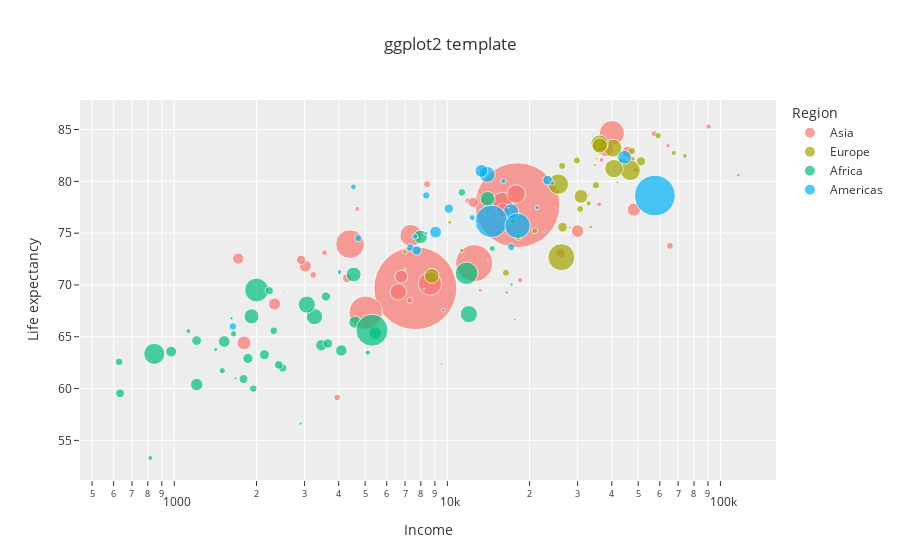
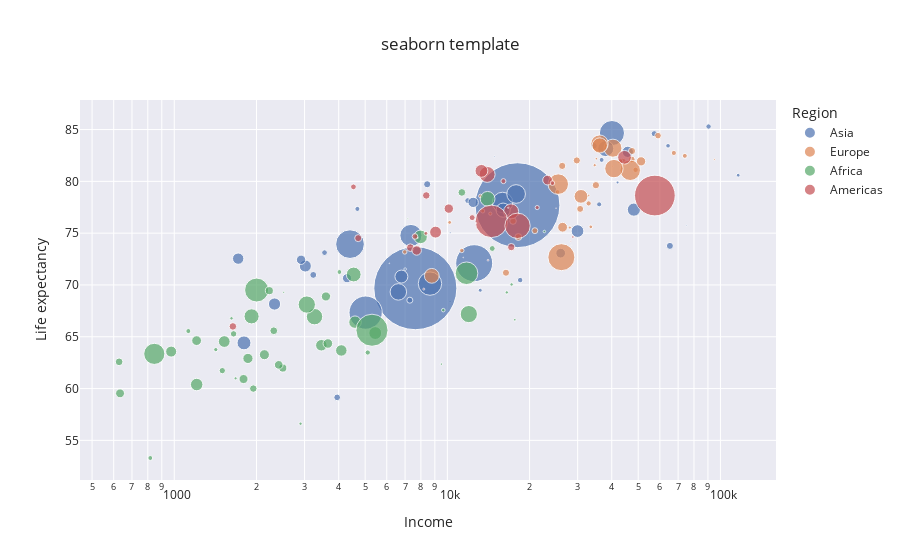
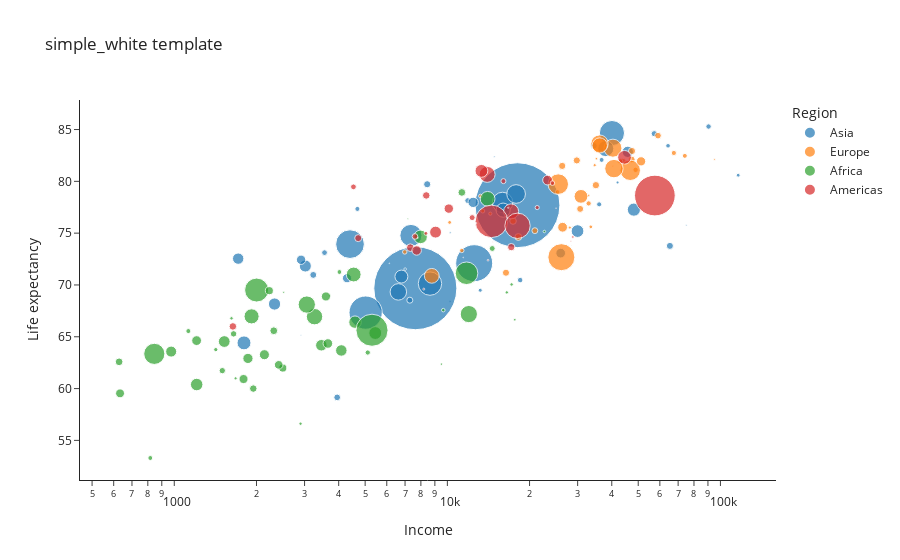
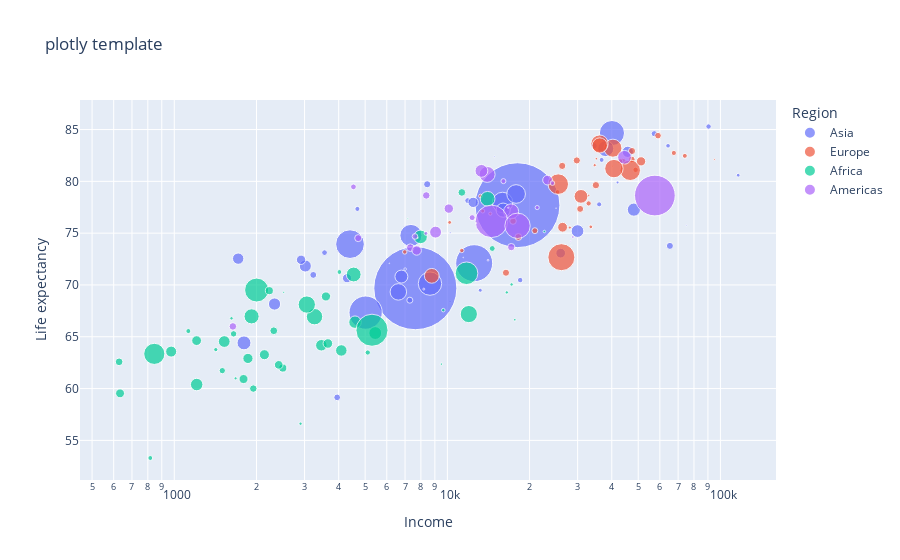

Notebook code for these charts, in order:
### Code cell
for template in ['ggplot2', 'seaborn', 'simple_white', 'plotly', 'plotly_white', 'plotly_dark', 
                 'presentation', 'xgridoff', 'ygridoff', 'gridon', 'none']:
    fig_t = px.scatter(
        df,
        x='Income', 
        y='Life expectancy', 
        size='Population', 
        color='Region',
        log_x=True, 
        size_max=60,
        template=template, title=f'{template} template')
    fig_t.show()
